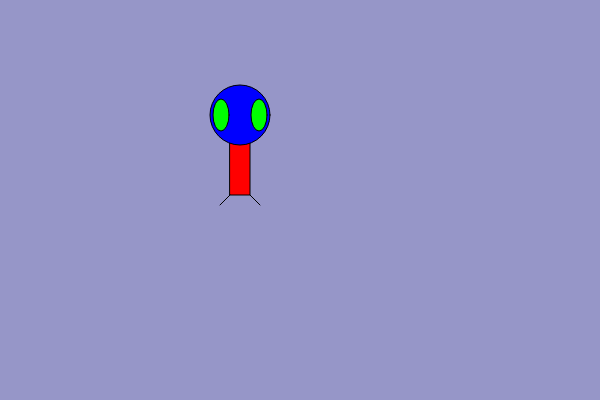
Frame 1 (no input)
Frame 60 (no input): identical to frame 1, image omitted
Frame 120 (the mouse pressed at the canvas centre since frame 60): identical to frame 1, image omitted

The p5.js sketch that drew this single still picture (run headless with seeded random() and noise() and a simulated clock; from frame 60 on, the mouse is pressed at the canvas centre):

// p5.js sketch
// ── sketch.js
function setup() {
  createCanvas(600, 400);
}

function draw() {
  //background(255);
  background(150, 150, 200);
  ellipseMode(CENTER);
  rectMode(CENTER);

  // Body
  fill(255, 0, 0);
  rect(240, 145, 20, 100);

  // Head 
  fill(0, 0, 255);
  ellipse(240, 115, 60, 60);

  // Eyes
  fill(0, 255, 0);
  ellipse(221, 115, 16, 32);
  ellipse(259, 115, 16, 32);

  // Legs
  line(230, 195, 220, 205);
  line(250, 195, 260, 205);
}

// https://github.com/Codingrainbow/Rainbow-Code/blob/master/p5.js/1.2_p5.js_Color/sketch.js
// https://www.youtube.com/watch?v=9mucjcrhFcM&feature=youtu.be&list=PLRqwX-V7Uu6Zy51Q-x9tMWIv9cueOFTF&t=7m40s
